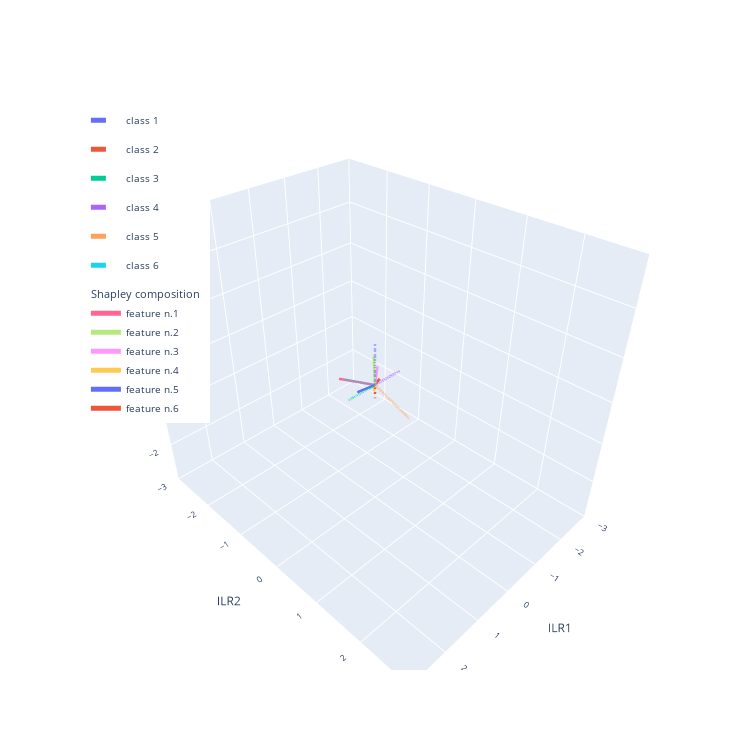
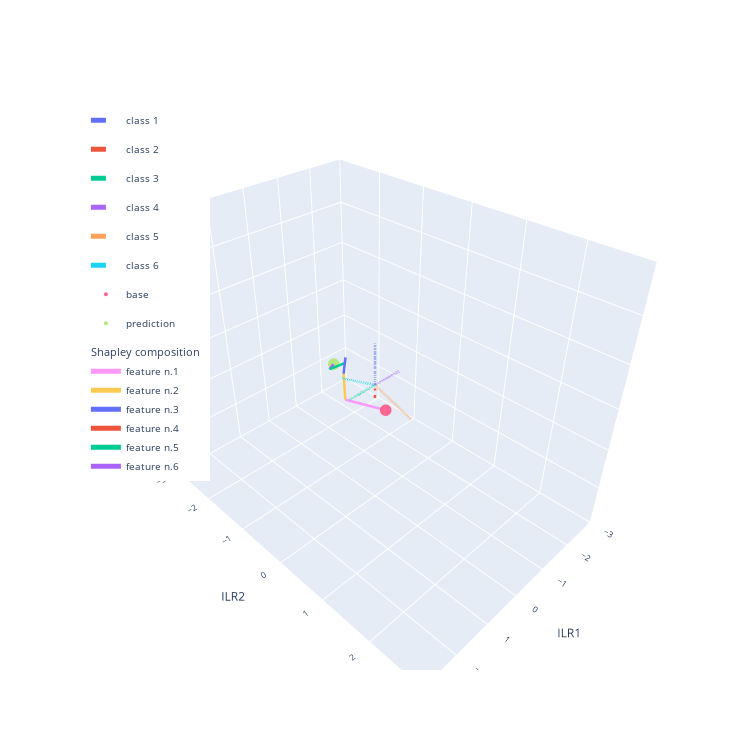

The cell these charts' notebook holds for them, in order:
### Code cell
#PLOT the a ILR subspace (corresponding to the chosen ILR components listed in balances).
#plot range [-lim, lim]
#If shapley_sum is True, the sum of the shapley vectors are summed from the base distribution to the prediction

fig = explainer.plot_ilr_space(balances=[1, 2, 4], lim=3, figsize=750)
fig = explainer.plot_ilr_space(balances=[1, 2, 4], shapley_sum=True, lim=3, figsize=750)

### Figure 1 — Plotly figure (JSON) as saved in the notebook; plotly's stock layout.template omitted (floating-point values rounded to 4 significant figures)
{"data": [{"legendgroup": "class 1", "line": {"dash": "dash", "width": 5}, "mode": "lines", "name": "class 1", "type": "scatter3d", "x": [0, 7.547e-17], "y": [0, 7.766e-17], "z": [0, 0.9487]}, {"legendgroup": "class 2", "line": {"dash": "dash", "width": 5}, "mode": "lines", "name": "class 2", "type": "scatter3d", "x": [0, 7.547e-17], "y": [0, 7.766e-17], "z": [0, -0.3162]}, {"legendgroup": "class 3", "line": {"dash": "dash", "width": 5}, "mode": "lines", "name": "class 3", "type": "scatter3d", "x": [0, 0.7746], "y": [0, 7.847e-17], "z": [0, 1.169e-17]}, {"legendgroup": "class 4", "line": {"dash": "dash", "width": 5}, "mode": "lines", "name": "class 4", "type": "scatter3d", "x": [0, -0.7746], "y": [0, 7.847e-17], "z": [0, 1.169e-17]}, {"legendgroup": "class 5", "line": {"dash": "dash", "width": 5}, "mode": "lines", "name": "class 5", "type": "scatter3d", "x": [0, 8.203e-17], "y": [0, 0.7746], "z": [0, -0.3162]}, {"legendgroup": "class 6", "line": {"dash": "dash", "width": 5}, "mode": "lines", "name": "class 6", "type": "scatter3d", "x": [0, 9.156e-17], "y": [0, -0.7746], "z": [0, -0.3162]}, {"legendgroup": "shapley", "legendgrouptitle": {"text": "Shapley composition"}, "line": {"width": 5}, "mode": "lines", "name": "feature n.1", "type": "scatter3d", "x": [0, -0.4119], "y": [0, -1.24], "z": [0, -0.7561]}, {"legendgroup": "shapley", "legendgrouptitle": {"text": "Shapley composition"}, "line": {"width": 5}, "mode": "lines", "name": "feature n.2", "type": "scatter3d", "x": [0, -0.3399], "y": [0, -0.2903], "z": [0, 0.3586]}, {"legendgroup": "shapley", "legendgrouptitle": {"text": "Shapley composition"}, "line": {"width": 5}, "mode": "lines", "name": "feature n.3", "type": "scatter3d", "x": [0, -0.3385], "y": [0, -0.202], "z": [0, 0.175]}, {"legendgroup": "shapley", "legendgrouptitle": {"text": "Shapley composition"}, "line": {"width": 5}, "mode": "lines", "name": "feature n.4", "type": "scatter3d", "x": [0, -0.03086], "y": [0, -0.04893], "z": [0, -0.1954]}, {"legendgroup": "shapley", "legendgrouptitle": {"text": "Shapley composition"}, "line": {"width": 5}, "mode": "lines", "name": "feature n.5", "type": "scatter3d", "x": [0, 0.1788], "y": [0, -0.2784], "z": [0, -0.2579]}, {"legendgroup": "shapley", "legendgrouptitle": {"text": "Shapley composition"}, "line": {"width": 5}, "mode": "lines", "name": "feature n.6", "type": "scatter3d", "x": [0, -0.2224], "y": [0, -0.06271], "z": [0, 0.01372]}], "layout": {"autosize": false, "font": {"size": 10}, "height": 750, "legend": {"x": 0.01, "xanchor": "left", "y": 0.99, "yanchor": "top"}, "scene": {"aspectmode": "auto", "aspectratio": {"x": 0.8873, "y": 1.154, "z": 0.9764}, "xaxis": {"range": [-3, 3], "title": {"text": "ILR1"}, "type": "linear"}, "yaxis": {"range": [-3, 3], "title": {"text": "ILR2"}, "type": "linear"}, "zaxis": {"range": [-3, 3], "title": {"text": "ILR4"}, "type": "linear"}}, "width": 750}}

### Figure 2 — Plotly figure (JSON) as saved in the notebook; plotly's stock layout.template omitted (floating-point values rounded to 4 significant figures)
{"data": [{"legendgroup": "class 1", "line": {"dash": "dash", "width": 5}, "mode": "lines", "name": "class 1", "type": "scatter3d", "x": [0, 7.547e-17], "y": [0, 7.766e-17], "z": [0, 0.9487]}, {"legendgroup": "class 2", "line": {"dash": "dash", "width": 5}, "mode": "lines", "name": "class 2", "type": "scatter3d", "x": [0, 7.547e-17], "y": [0, 7.766e-17], "z": [0, -0.3162]}, {"legendgroup": "class 3", "line": {"dash": "dash", "width": 5}, "mode": "lines", "name": "class 3", "type": "scatter3d", "x": [0, 0.7746], "y": [0, 7.847e-17], "z": [0, 1.169e-17]}, {"legendgroup": "class 4", "line": {"dash": "dash", "width": 5}, "mode": "lines", "name": "class 4", "type": "scatter3d", "x": [0, -0.7746], "y": [0, 7.847e-17], "z": [0, 1.169e-17]}, {"legendgroup": "class 5", "line": {"dash": "dash", "width": 5}, "mode": "lines", "name": "class 5", "type": "scatter3d", "x": [0, 8.203e-17], "y": [0, 0.7746], "z": [0, -0.3162]}, {"legendgroup": "class 6", "line": {"dash": "dash", "width": 5}, "mode": "lines", "name": "class 6", "type": "scatter3d", "x": [0, 9.156e-17], "y": [0, -0.7746], "z": [0, -0.3162]}, {"marker": {"size": 4}, "mode": "markers", "name": "base", "type": "scatter3d", "x": [0.1256], "y": [0.3173], "z": [-0.3421]}, {"marker": {"size": 4}, "mode": "markers", "name": "prediction", "type": "scatter3d", "x": [-1.039], "y": [-1.806], "z": [-1.004]}, {"legendgroup": "shapley", "legendgrouptitle": {"text": "Shapley composition"}, "line": {"width": 5}, "mode": "lines", "name": "feature n.1", "type": "scatter3d", "x": [0.1256, -0.2863], "y": [0.3173, -0.9231], "z": [-0.3421, -1.098]}, {"legendgroup": "shapley", "legendgrouptitle": {"text": "Shapley composition"}, "line": {"width": 5}, "mode": "lines", "name": "feature n.2", "type": "scatter3d", "x": [-0.2863, -0.6262], "y": [-0.9231, -1.213], "z": [-1.098, -0.7396]}, {"legendgroup": "shapley", "legendgrouptitle": {"text": "Shapley composition"}, "line": {"width": 5}, "mode": "lines", "name": "feature n.3", "type": "scatter3d", "x": [-0.6262, -0.9647], "y": [-1.213, -1.415], "z": [-0.7396, -0.5646]}, {"legendgroup": "shapley", "legendgrouptitle": {"text": "Shapley composition"}, "line": {"width": 5}, "mode": "lines", "name": "feature n.4", "type": "scatter3d", "x": [-0.9647, -0.9956], "y": [-1.415, -1.464], "z": [-0.5646, -0.76]}, {"legendgroup": "shapley", "legendgrouptitle": {"text": "Shapley composition"}, "line": {"width": 5}, "mode": "lines", "name": "feature n.5", "type": "scatter3d", "x": [-0.9956, -0.8168], "y": [-1.464, -1.743], "z": [-0.76, -1.018]}, {"legendgroup": "shapley", "legendgrouptitle": {"text": "Shapley composition"}, "line": {"width": 5}, "mode": "lines", "name": "feature n.6", "type": "scatter3d", "x": [-0.8168, -1.039], "y": [-1.743, -1.806], "z": [-1.018, -1.004]}], "layout": {"autosize": false, "font": {"size": 10}, "height": 750, "legend": {"x": 0.01, "xanchor": "left", "y": 0.99, "yanchor": "top"}, "scene": {"aspectmode": "auto", "aspectratio": {"x": 0.8541, "y": 1.215, "z": 0.9638}, "xaxis": {"range": [-3, 3], "title": {"text": "ILR1"}, "type": "linear"}, "yaxis": {"range": [-3, 3], "title": {"text": "ILR2"}, "type": "linear"}, "zaxis": {"range": [-3, 3], "title": {"text": "ILR4"}, "type": "linear"}}, "width": 750}}
